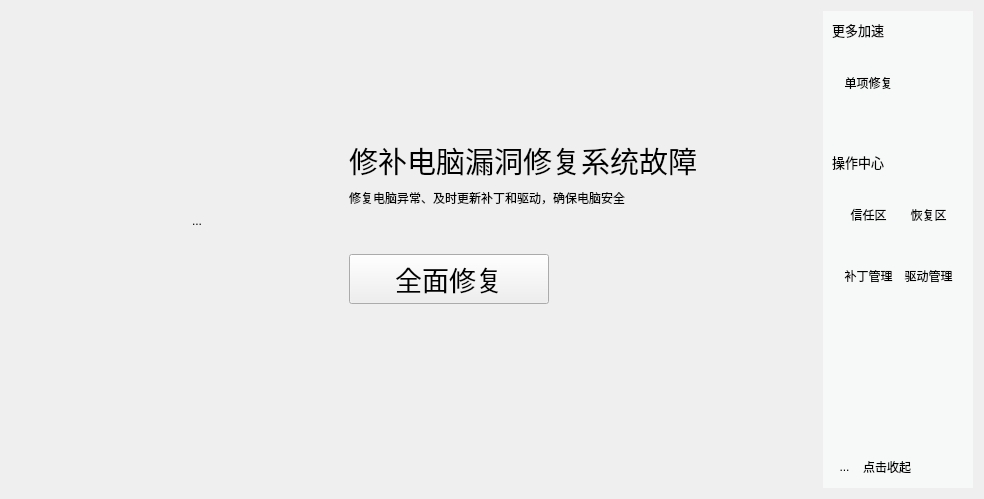
    <widget class="QWidget" name="Repair">
     <layout class="QHBoxLayout" name="horizontalLayout_26">
      <item>
       <layout class="QVBoxLayout" name="verticalLayout_11">
        <item>
         <widget class="QLabel" name="label_28">
          <property name="text">
           <string/>
          </property>
         </widget>
        </item>
        <item>
         <spacer name="verticalSpacer_23">
          <property name="orientation">
           <enum>Qt::Vertical</enum>
          </property>
          <property name="sizeHint" stdset="0">
           <size>
            <width>742</width>
            <height>68</height>
           </size>
          </property>
         </spacer>
        </item>
        <item>
         <layout class="QHBoxLayout" name="horizontalLayout_21">
          <item>
           <widget class="QLabel" name="label_33">
            <property name="minimumSize">
             <size>
              <width>80</width>
              <height>0</height>
             </size>
            </property>
            <property name="maximumSize">
             <size>
              <width>80</width>
              <height>16777215</height>
             </size>
            </property>
            <property name="text">
             <string/>
            </property>
           </widget>
          </item>
          <item>
           <layout class="QHBoxLayout" name="horizontalLayout_22">
            <item>
             <widget class="QToolButton" name="toolButton_94">
              <property name="minimumSize">
               <size>
                <width>200</width>
                <height>200</height>
               </size>
              </property>
              <property name="text">
               <string>...</string>
              </property>
              <property name="autoRaise">
               <bool>true</bool>
              </property>
             </widget>
            </item>
            <item>
             <widget class="QLabel" name="label_34">
              <property name="minimumSize">
               <size>
                <width>40</width>
                <height>0</height>
               </size>
              </property>
              <property name="maximumSize">
               <size>
                <width>40</width>
                <height>16777215</height>
               </size>
              </property>
              <property name="text">
               <string/>
              </property>
             </widget>
            </item>
            <item>
             <layout class="QVBoxLayout" name="verticalLayout_12">
              <item>
               <spacer name="verticalSpacer_24">
                <property name="orientation">
                 <enum>Qt::Vertical</enum>
                </property>
                <property name="sizeHint" stdset="0">
                 <size>
                  <width>20</width>
                  <height>40</height>
                 </size>
                </property>
               </spacer>
              </item>
              <item>
               <layout class="QHBoxLayout" name="horizontalLayout_23">
                <item>
                 <widget class="QLabel" name="label_52">
                  <property name="minimumSize">
                   <size>
                    <width>0</width>
                    <height>0</height>
                   </size>
                  </property>
                  <property name="font">
                   <font>
                    <pointsize>22</pointsize>
                    <weight>50</weight>
                    <bold>false</bold>
                   </font>
                  </property>
                  <property name="text">
                   <string>修补电脑漏洞修复系统故障</string>
                  </property>
                 </widget>
                </item>
                <item>
                 <spacer name="horizontalSpacer_35">
                  <property name="orientation">
                   <enum>Qt::Horizontal</enum>
                  </property>
                  <property name="sizeHint" stdset="0">
                   <size>
                    <width>40</width>
                    <height>20</height>
                   </size>
                  </property>
                 </spacer>
                </item>
               </layout>
              </item>
              <item>
               <layout class="QHBoxLayout" name="horizontalLayout_24">
                <item>
                 <widget class="QLabel" name="label_53">
                  <property name="font">
                   <font>
                    <pointsize>9</pointsize>
                   </font>
                  </property>
                  <property name="text">
                   <string>修复电脑异常、及时更新补丁和驱动，确保电脑安全</string>
                  </property>
                 </widget>
                </item>
                <item>
                 <spacer name="horizontalSpacer_36">
                  <property name="orientation">
                   <enum>Qt::Horizontal</enum>
                  </property>
                  <property name="sizeHint" stdset="0">
                   <size>
                    <width>40</width>
                    <height>20</height>
                   </size>
                  </property>
                 </spacer>
                </item>
               </layout>
              </item>
              <item>
               <spacer name="verticalSpacer_25">
                <property name="orientation">
                 <enum>Qt::Vertical</enum>
                </property>
                <property name="sizeHint" stdset="0">
                 <size>
                  <width>20</width>
                  <height>40</height>
                 </size>
                </property>
               </spacer>
              </item>
              <item>
               <layout class="QHBoxLayout" name="horizontalLayout_25">
                <item>
                 <widget class="QPushButton" name="pushButton_15">
                  <property name="minimumSize">
                   <size>
                    <width>200</width>
                    <height>50</height>
                   </size>
                  </property>
                  <property name="font">
                   <font>
                    <pointsize>20</pointsize>
                   </font>
                  </property>
                  <property name="text">
                   <string>全面修复</string>
                  </property>
                 </widget>
                </item>
                <item>
                 <spacer name="horizontalSpacer_17">
                  <property name="orientation">
                   <enum>Qt::Horizontal</enum>
                  </property>
                  <property name="sizeHint" stdset="0">
                   <size>
                    <width>40</width>
                    <height>20</height>
                   </size>
                  </property>
                 </spacer>
                </item>
               </layout>
              </item>
              <item>
               <spacer name="verticalSpacer_26">
                <property name="orientation">
                 <enum>Qt::Vertical</enum>
                </property>
                <property name="sizeHint" stdset="0">
                 <size>
                  <width>20</width>
                  <height>40</height>
                 </size>
                </property>
               </spacer>
              </item>
             </layout>
            </item>
            <item>
             <spacer name="horizontalSpacer_37">
              <property name="orientation">
               <enum>Qt::Horizontal</enum>
              </property>
              <property name="sizeHint" stdset="0">
               <size>
                <width>40</width>
                <height>20</height>
               </size>
              </property>
             </spacer>
            </item>
           </layout>
          </item>
          <item>
           <spacer name="horizontalSpacer_38">
            <property name="orientation">
             <enum>Qt::Horizontal</enum>
            </property>
            <property name="sizeHint" stdset="0">
             <size>
              <width>40</width>
              <height>20</height>
             </size>
            </property>
           </spacer>
          </item>
         </layout>
        </item>
        <item>
         <spacer name="verticalSpacer_27">
          <property name="orientation">
           <enum>Qt::Vertical</enum>
          </property>
          <property name="sizeHint" stdset="0">
           <size>
            <width>742</width>
            <height>88</height>
           </size>
          </property>
         </spacer>
        </item>
        <item>
         <layout class="QHBoxLayout" name="horizontalLayout_9">
          <item>
           <widget class="QLabel" name="label_105">
            <property name="minimumSize">
             <size>
              <width>0</width>
              <height>50</height>
             </size>
            </property>
            <property name="text">
             <string/>
            </property>
           </widget>
          </item>
          <item>
           <spacer name="horizontalSpacer_5">
            <property name="orientation">
             <enum>Qt::Horizontal</enum>
            </property>
            <property name="sizeHint" stdset="0">
             <size>
              <width>40</width>
              <height>20</height>
             </size>
            </property>
           </spacer>
          </item>
         </layout>
        </item>
       </layout>
      </item>
      <item>
       <widget class="QWidget" name="widget_tool_4" native="true">
        <property name="minimumSize">
         <size>
          <width>150</width>
          <height>0</height>
         </size>
        </property>
        <property name="maximumSize">
         <size>
          <width>150</width>
          <height>16777215</height>
         </size>
        </property>
        <property name="styleSheet">
         <string notr="true">background-color: rgb(246, 249, 247);</string>
        </property>
        <layout class="QGridLayout" name="gridLayout_43">
         <item row="4" column="0" colspan="2">
          <widget class="QWidget" name="widget_34" native="true">
           <layout class="QGridLayout" name="gridLayout_44"/>
          </widget>
         </item>
         <item row="3" column="0" colspan="2">
          <widget class="QWidget" name="widget_35" native="true">
           <property name="minimumSize">
            <size>
             <width>0</width>
             <height>150</height>
            </size>
           </property>
           <property name="maximumSize">
            <size>
             <width>16777215</width>
             <height>150</height>
            </size>
           </property>
           <layout class="QGridLayout" name="gridLayout_7">
            <item row="0" column="0">
             <layout class="QHBoxLayout" name="horizontalLayout_61">
              <item>
               <widget class="QToolButton" name="toolButton_95">
                <property name="minimumSize">
                 <size>
                  <width>55</width>
                  <height>55</height>
                 </size>
                </property>
                <property name="maximumSize">
                 <size>
                  <width>55</width>
                  <height>55</height>
                 </size>
                </property>
                <property name="text">
                 <string>信任区</string>
                </property>
                <property name="autoRaise">
                 <bool>true</bool>
                </property>
               </widget>
              </item>
              <item>
               <widget class="QToolButton" name="toolButton_98">
                <property name="minimumSize">
                 <size>
                  <width>55</width>
                  <height>55</height>
                 </size>
                </property>
                <property name="maximumSize">
                 <size>
                  <width>55</width>
                  <height>55</height>
                 </size>
                </property>
                <property name="text">
                 <string>恢复区</string>
                </property>
                <property name="autoRaise">
                 <bool>true</bool>
                </property>
               </widget>
              </item>
             </layout>
            </item>
            <item row="1" column="0">
             <layout class="QHBoxLayout" name="horizontalLayout_62">
              <item>
               <widget class="QToolButton" name="toolButton_97">
                <property name="minimumSize">
                 <size>
                  <width>55</width>
                  <height>55</height>
                 </size>
                </property>
                <property name="maximumSize">
                 <size>
                  <width>55</width>
                  <height>55</height>
                 </size>
                </property>
                <property name="text">
                 <string>补丁管理</string>
                </property>
                <property name="autoRaise">
                 <bool>true</bool>
                </property>
               </widget>
              </item>
              <item>
               <widget class="QToolButton" name="toolButton_96">
                <property name="minimumSize">
                 <size>
                  <width>55</width>
                  <height>55</height>
                 </size>
                </property>
                <property name="maximumSize">
                 <size>
                  <width>55</width>
                  <height>55</height>
                 </size>
                </property>
                <property name="text">
                 <string>驱动管理</string>
                </property>
                <property name="autoRaise">
                 <bool>true</bool>
                </property>
               </widget>
              </item>
             </layout>
            </item>
            <item row="2" column="0">
             <spacer name="verticalSpacer_28">
              <property name="orientation">
               <enum>Qt::Vertical</enum>
              </property>
              <property name="sizeHint" stdset="0">
               <size>
                <width>20</width>
                <height>40</height>
               </size>
              </property>
             </spacer>
            </item>
           </layout>
          </widget>
         </item>
         <item row="1" column="0" colspan="2">
          <widget class="QWidget" name="widget_36" native="true">
           <property name="minimumSize">
            <size>
             <width>0</width>
             <height>100</height>
            </size>
           </property>
           <property name="maximumSize">
            <size>
             <width>16777215</width>
             <height>100</height>
            </size>
           </property>
           <layout class="QGridLayout" name="gridLayout_46">
            <item row="1" column="0">
             <widget class="QToolButton" name="toolButton_61">
              <property name="minimumSize">
               <size>
                <width>55</width>
                <height>55</height>
               </size>
              </property>
              <property name="maximumSize">
               <size>
                <width>55</width>
                <height>55</height>
               </size>
              </property>
              <property name="text">
               <string>单项修复</string>
              </property>
              <property name="autoRaise">
               <bool>true</bool>
              </property>
             </widget>
            </item>
            <item row="1" column="1">
             <spacer name="horizontalSpacer_41">
              <property name="orientation">
               <enum>Qt::Horizontal</enum>
              </property>
              <property name="sizeHint" stdset="0">
               <size>
                <width>40</width>
                <height>20</height>
               </size>
              </property>
             </spacer>
            </item>
            <item row="2" column="0">
             <spacer name="verticalSpacer_29">
              <property name="orientation">
               <enum>Qt::Vertical</enum>
              </property>
              <property name="sizeHint" stdset="0">
               <size>
                <width>20</width>
                <height>40</height>
               </size>
              </property>
             </spacer>
            </item>
           </layout>
          </widget>
         </item>
         <item row="6" column="1">
          <widget class="QLabel" name="label_54">
           <property name="text">
            <string>点击收起</string>
           </property>
          </widget>
         </item>
         <item row="6" column="0">
          <widget class="QToolButton" name="toolButton_62">
           <property name="minimumSize">
            <size>
             <width>25</width>
             <height>25</height>
            </size>
           </property>
           <property name="maximumSize">
            <size>
             <width>25</width>
             <height>25</height>
            </size>
           </property>
           <property name="text">
            <string>...</string>
           </property>
           <property name="autoRaise">
            <bool>true</bool>
           </property>
          </widget>
         </item>
         <item row="5" column="0" colspan="2">
          <spacer name="verticalSpacer_30">
           <property name="orientation">
            <enum>Qt::Vertical</enum>
           </property>
           <property name="sizeHint" stdset="0">
            <size>
             <width>20</width>
             <height>40</height>
            </size>
           </property>
          </spacer>
         </item>
         <item row="0" column="0" colspan="2">
          <widget class="QLabel" name="label_55">
           <property name="font">
            <font>
             <pointsize>10</pointsize>
            </font>
           </property>
           <property name="text">
            <string>更多加速</string>
           </property>
          </widget>
         </item>
         <item row="2" column="0" colspan="2">
          <widget class="QLabel" name="label_56">
           <property name="font">
            <font>
             <pointsize>10</pointsize>
            </font>
           </property>
           <property name="text">
            <string>操作中心</string>
           </property>
          </widget>
         </item>
        </layout>
       </widget>
      </item>
     </layout>
    </widget>
